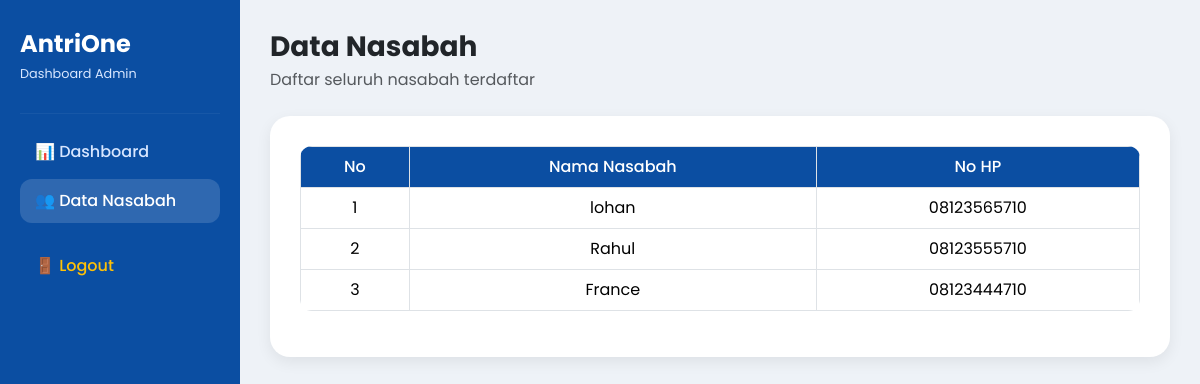
Screenshot of /adminnasabah.php (signed in) with the database file from the repository.
### tables this page shows
CREATE TABLE `nasabah` (
  `id_nasabah` int(11) NOT NULL,
  `nama_nasabah` varchar(50) DEFAULT NULL,
  `no_hp` varchar(50) DEFAULT NULL
);

### adminnasabah.php (the view, shortened to what this page needs)
<?php
include 'koneksi.php';
$data = mysqli_query($conn,
"SELECT * FROM nasabah ORDER BY id_nasabah DESC");
?>
<!DOCTYPE html>
<html lang="id">
<head>
    <link href="https://cdn.jsdelivr.net/npm/bootstrap@5.3.3/dist/css/bootstrap.min.css" rel="stylesheet">
</head>
<body>
    <div class="sidebar">
        <h4>AntriOne</h4>
        <p class="sub">Dashboard Admin</p>
        <hr>
        <ul class="nav flex-column">
            <li class="nav-item">
                <a href="admin.php" class="nav-link">
                    📊 Dashboard
                </a>
            </li>
            <li class="nav-item">
                <a href="admin_nasabah.php" class="nav-link active">
                    👥 Data Nasabah
                </a>
            </li>
            <li class="nav-item mt-3">
                <a href="logout.php" class="nav-link text-warning">
                    🚪 Logout
                </a>
            </li>
        </ul>
    </div>
    <div class="content">
        <h3 class="fw-bold mb-1">Data Nasabah</h3>
        <p class="text-muted mb-4">Daftar seluruh nasabah terdaftar</p>
        <div class="table-card">
            <div class="table-responsive">
                <table class="table table-bordered table-hover text-center align-middle">
                    <thead>
                        <tr>
                            <th>No</th>
                            <th>Nama Nasabah</th>
                            <th>No HP</th>
                        </tr>
                    </thead>
                    <tbody>
                        <?php
                        if(mysqli_num_rows($data) > 0){
                            $no = 1;
                            while($d = mysqli_fetch_assoc($data)){
                        ?>
                            <tr>
                                <td><?= $no++ ?></td>
                                <td><?= $d['nama_nasabah'] ?></td>
                                <td><?= $d['no_hp'] ?></td>
                            </tr>
                        <?php
                            }
                        } ?>
                    </tbody>
                </table>
            </div>
        </div>
    </div>
</body>
</html>

### adminnasabah.php (style rules this page uses)
body { background: #eef2f7; font-family: 'Poppins', sans-serif; }
.sidebar { width: 240px; height: 100vh; background: #0B4EA2; position: fixed; top: 0; left: 0; padding: 30px 20px; color: white; z-index: 100; }
.sidebar h4 { font-weight: 700; margin-bottom: 5px; }
.sidebar .sub { font-size: 0.8rem; color: #d7e6ff; margin-bottom: 30px; }
.sidebar .nav-link { color: #d7e6ff; border-radius: 12px; padding: 10px 15px; margin-bottom: 5px; font-weight: 500; transition: .3s; }
.sidebar .nav-link:hover, .sidebar .nav-link.active { background: rgba(255,255,255,.15); color: white; }
.sidebar hr { border-color: rgba(255,255,255,.2); }
.content { margin-left: 240px; padding: 30px; }
.table-card { background: white; border-radius: 20px; padding: 30px; box-shadow: 0 5px 15px rgba(0,0,0,.07); }
.table thead th { background: #0B4EA2; color: white; font-weight: 500; }
.table { border-radius: 12px; overflow: hidden; }

### rows the page displays
nasabah: nama_nasabah "lohan", no_hp "08123565710"
nasabah: nama_nasabah "Rahul", no_hp "08123555710"
nasabah: nama_nasabah "France", no_hp "08123444710"
